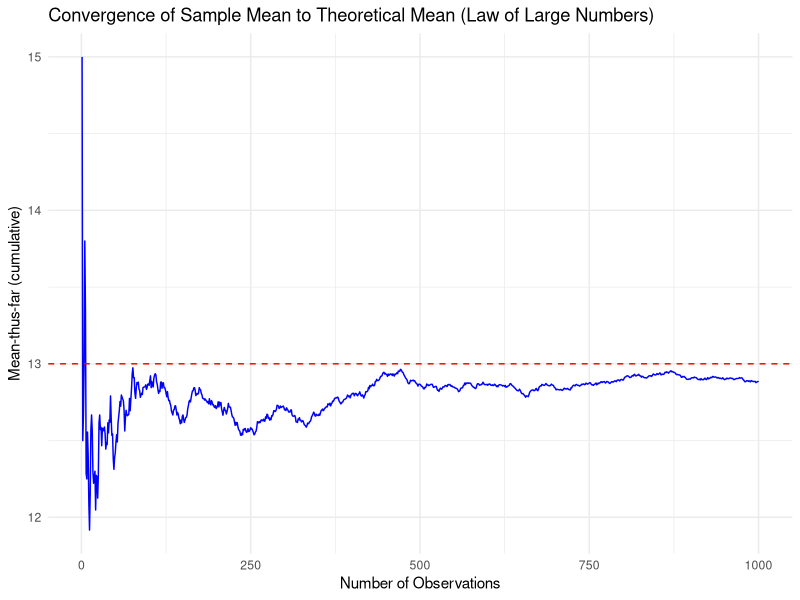
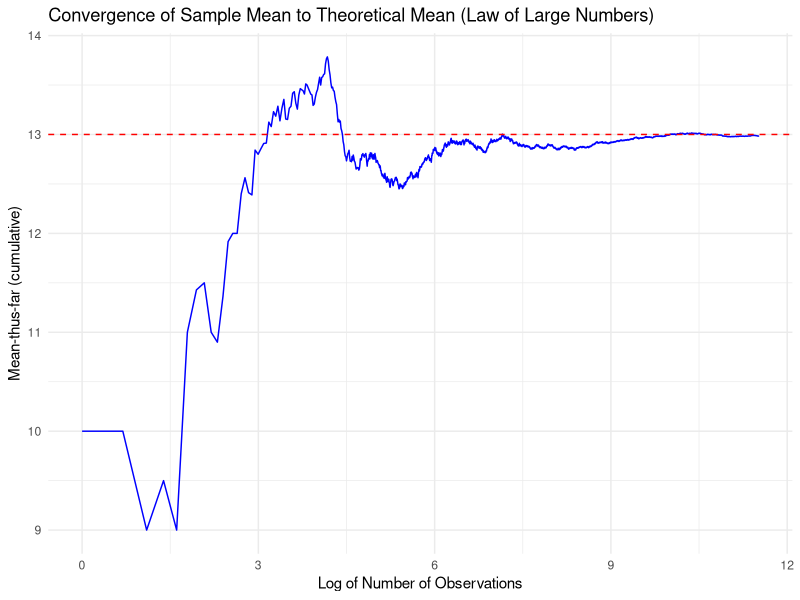
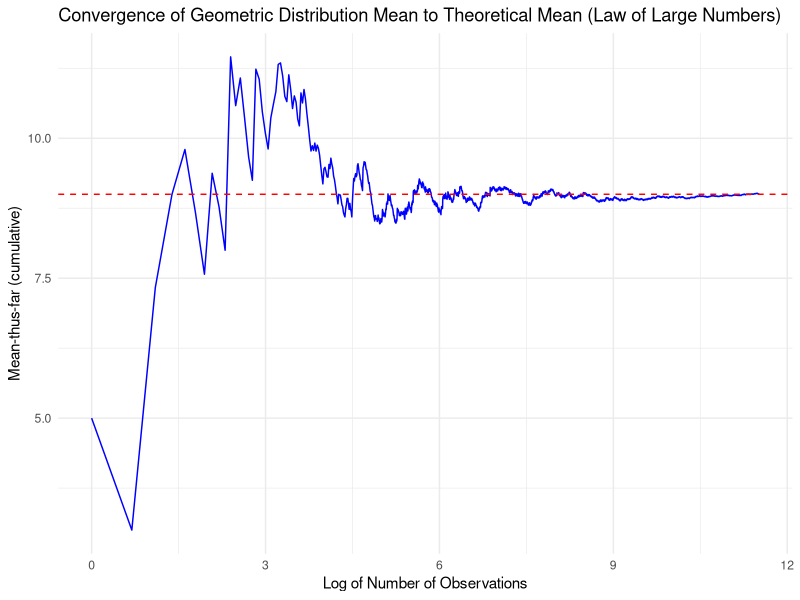
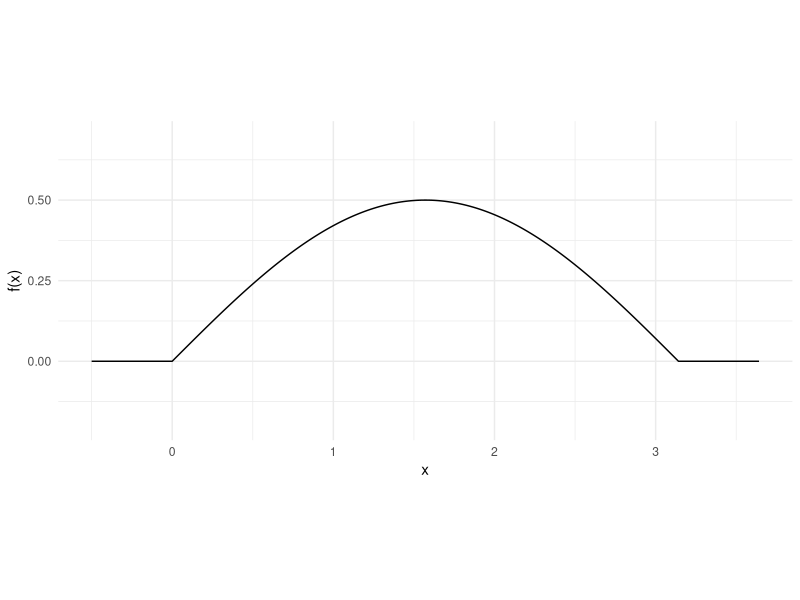

Recreate these plots in R, in order.
## ---- chunk 1
knitr::opts_chunk$set(echo=T,eval=T,message=F,warning=F,fig.align='center')
library(tidyverse)
## ---- chunk 2
distance = function(x1, x2, y1, y2, z1, z2) {
  
  return(sqrt((x2-x1)^2 + (y2-y1)^2 + (z2-z1)^2))
}

## ---- chunk 3
lx = 5
ly = 10
lz = 20

NMC <- 10000;
results <- rep( 0, NMC );

for( i in 1:NMC) {
  
  x1 = runif(1, 0, lx)
  y1 = runif(1, 0, ly)
  z1 = runif(1, 0, lz)
  
  x2 = runif(1, 0, lx)
  y2 = runif(1, 0, ly)
  z2 = runif(1, 0, lz)
  
  results[i] <- distance(x1, x2, y1, y2, z1, z2);
}

sum( results )/NMC

## ---- chunk 4
triangle_area = function(x1, y1, x2, y2, x3, y3) {
  
  return(1/2 * abs(x1*(y2-y3) + x2*(y3-y1) + x3*(y1-y2)))
}
## ---- chunk 5
NMC <- 10000;
results <- rep( 0, NMC );

for( i in 1:NMC) {
  
  theta1 = runif(1, 0, 2*pi)
  theta2 = runif(1, 0, 2*pi)
  theta3 = runif(1, 0, 2*pi)
  
  x1 = cos(theta1)
  y1 = sin(theta1)
  x2 = cos(theta2)
  y2 = sin(theta2)
  x3 = cos(theta3)
  y3 = sin(theta3)
  
  results[i] <- triangle_area(x1, y1, x2, y2, x3, y3);
}

sum( results )/NMC
## ---- chunk 6
perimeter = function(x1, y1, x2, y2, x3, y3) {
  
  return(sqrt((x2-x1)^2 + (y2-y1)^2) + sqrt((x3-x2)^2 + (y3-y2)^2) + sqrt((x1-x3)^2 + (y1-y3)^2))
}

## ---- chunk 7
NMC <- 10000;
results <- rep( 0, NMC );

for( i in 1:NMC) {
  
  theta1 = runif(1, 0, 2*pi)
  theta2 = runif(1, 0, 2*pi)
  theta3 = runif(1, 0, 2*pi)
  
  x1 = cos(theta1)
  y1 = sin(theta1)
  x2 = cos(theta2)
  y2 = sin(theta2)
  x3 = cos(theta3)
  y3 = sin(theta3)
  
  results[i] <- perimeter(x1, y1, x2, y2, x3, y3);
}

sum( results )/NMC
## ---- chunk 8
random_standard_norm = function(x1, y1, x2, y2) {
  
  return(sqrt((x2-x1)^2 + (y2-y1)^2))
}
## ---- chunk 9
NMC <- 10000;
results <- rep( 0, NMC );

for( i in 1:NMC) {
  
  x1 = rnorm(1)
  y1 = rnorm(1)
  
  x2 = rnorm(1)
  y2 = rnorm(1)
  
  results[i] <- random_standard_norm(x1, y1, x2, y2);
}

sum( results )/NMC
## ---- chunk 10
len = 1000
index_col <- 1:len
poasson <- rpois(len, 13)
cumulative = cumsum(poasson) / index_col

df <- data.frame(Index = index_col, Poasson = poasson, Cumulative = cumulative)
print(df)
## ---- chunk 11
# Create the line plot
ggplot(df, aes(x = index_col, y = cumulative)) +
  geom_line(color = "blue") +                     # Plot xbar vs n in blue
  geom_hline(yintercept = 13, color = "red", linetype = "dashed") +  # Add a red dashed line at the theoretical mean (13)
  labs(title = "Convergence of Sample Mean to Theoretical Mean (Law of Large Numbers)",
       x = "Number of Observations",
       y = "Mean-thus-far (cumulative)") +
  theme_minimal()
## ---- chunk 12
len = 100000
index_col <- 1:len
poasson <- rpois(len, 13)
cumulative = cumsum(poasson) / index_col

df <- data.frame(Index = index_col, Poasson = poasson, Cumulative = cumulative)
#print(df)
## ---- chunk 13
# Create the line plot
ggplot(df, aes(x = log(index_col), y = cumulative)) +
  geom_line(color = "blue") +                     # Plot xbar vs n in blue
  geom_hline(yintercept = 13, color = "red", linetype = "dashed") +  # Add a red dashed line at the theoretical mean (13)
  labs(title = "Convergence of Sample Mean to Theoretical Mean (Law of Large Numbers)",
       x = "Log of Number of Observations",
       y = "Mean-thus-far (cumulative)") +
  theme_minimal()
## ---- chunk 14
# Set the new random variable parameters
len = 100000
p = 0.1  # Probability of success for Geometric distribution
expected_value = (1-p) / p  # Expected value for Geometric(p)

# Generate geometric random variables
index_col <- 1:len
geometric <- rgeom(len, p)
cumulative = cumsum(geometric) / index_col

# Create a data frame
df <- data.frame(Index = index_col, Geometric = geometric, Cumulative = cumulative)

# Plot the line plot with log-scale x-axis
ggplot(df, aes(x = log(index_col), y = cumulative)) +
  geom_line(color = "blue") +  # Plot cumulative mean
  geom_hline(yintercept = expected_value, color = "red", linetype = "dashed") +  # Add red line at the theoretical mean (10)
  labs(title = "Convergence of Geometric Distribution Mean to Theoretical Mean (Law of Large Numbers)",
       x = "Log of Number of Observations",
       y = "Mean-thus-far (cumulative)") +
  theme_minimal()

## ---- chunk 15
# The scoring function is provided for you. 
# You can feed it a single width or a vector of widths
score <- function(width){
  scores <- rep(0, length(width))
  scores[width<=241] <- width[width<=241]/241*100 
  return(mean(scores))
}
## ---- chunk 16
# here we define a *vectorized* function to evaluate the density of X
pdf_x = function(x) {
  # ifelse is like a function version of an if statement.
  # We use it here to ensure that pdf_x can operate directly on vectors.
  return(ifelse(0<=x & x<=pi , .5*sin(x) , 0 ))
}

# showing the PDF in a plot
ggplot() + geom_function(fun=pdf_x, n=10001) + 
  coord_fixed(ratio=2) + theme_minimal() + 
  xlim(c(-.5,pi+.5)) + ylim(-.2,.7) + labs(x="x", y="f(x)")
## ---- chunk 17
# complete the function
rx = function(n) {
  # TODO: code goes here
}

# The histogram should look like the PDF we plotted above.
# Un-comment the following lines of code and check it looks correct

#hist(rx(1000), probability=TRUE)
#lines(x=seq(0,pi,.01), y=pdf_x(seq(0,pi,.01)), col='red')
